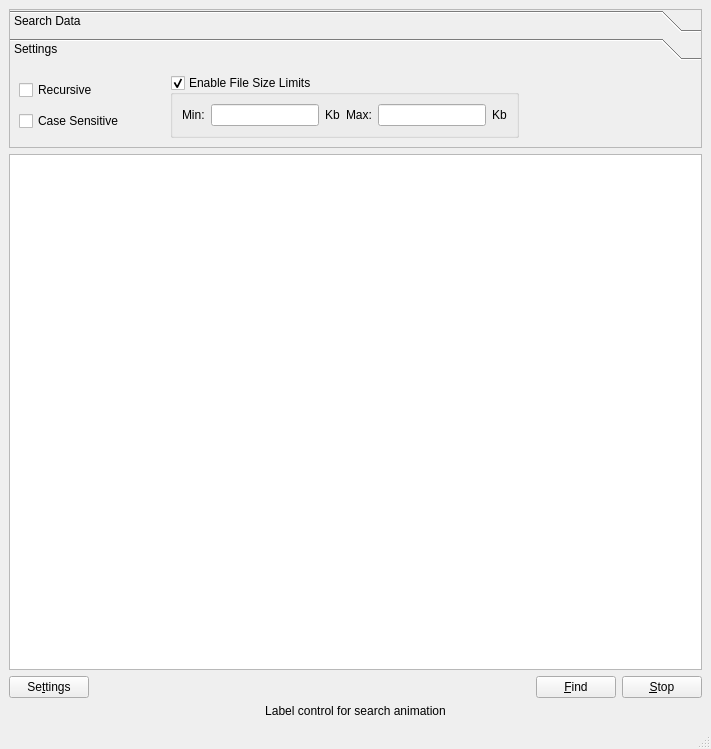
<?xml version="1.0" encoding="UTF-8"?>
<ui version="4.0">
 <class>SearchWindowBase</class>
 <widget class="QMainWindow" name="SearchWindowBase">
  <property name="geometry">
   <rect>
    <x>0</x>
    <y>0</y>
    <width>711</width>
    <height>749</height>
   </rect>
  </property>
  <property name="minimumSize">
   <size>
    <width>625</width>
    <height>0</height>
   </size>
  </property>
  <property name="windowTitle">
   <string>MainWindow</string>
  </property>
  <widget class="QWidget" name="centralwidget">
   <layout class="QVBoxLayout" name="verticalLayout_2">
    <item>
     <widget class="QToolBox" name="toolBox">
      <property name="sizePolicy">
       <sizepolicy hsizetype="Preferred" vsizetype="Fixed">
        <horstretch>0</horstretch>
        <verstretch>0</verstretch>
       </sizepolicy>
      </property>
      <property name="frameShape">
       <enum>QFrame::StyledPanel</enum>
      </property>
      <property name="frameShadow">
       <enum>QFrame::Raised</enum>
      </property>
      <property name="currentIndex">
       <number>1</number>
      </property>
      <widget class="QWidget" name="page">
       <property name="geometry">
        <rect>
         <x>0</x>
         <y>0</y>
         <width>691</width>
         <height>99</height>
        </rect>
       </property>
       <attribute name="label">
        <string>Search Data</string>
       </attribute>
       <layout class="QVBoxLayout">
        <item>
         <layout class="QHBoxLayout">
          <item>
           <layout class="QVBoxLayout">
            <item>
             <widget class="QLabel" name="label_3">
              <property name="sizePolicy">
               <sizepolicy hsizetype="Preferred" vsizetype="Preferred">
                <horstretch>0</horstretch>
                <verstretch>0</verstretch>
               </sizepolicy>
              </property>
              <property name="minimumSize">
               <size>
                <width>0</width>
                <height>0</height>
               </size>
              </property>
              <property name="text">
               <string>Masks:</string>
              </property>
             </widget>
            </item>
            <item>
             <widget class="QLabel" name="label">
              <property name="sizePolicy">
               <sizepolicy hsizetype="Preferred" vsizetype="Preferred">
                <horstretch>0</horstretch>
                <verstretch>0</verstretch>
               </sizepolicy>
              </property>
              <property name="minimumSize">
               <size>
                <width>0</width>
                <height>0</height>
               </size>
              </property>
              <property name="text">
               <string>Text:</string>
              </property>
             </widget>
            </item>
            <item>
             <widget class="QLabel" name="label_2">
              <property name="sizePolicy">
               <sizepolicy hsizetype="Preferred" vsizetype="Preferred">
                <horstretch>0</horstretch>
                <verstretch>0</verstretch>
               </sizepolicy>
              </property>
              <property name="minimumSize">
               <size>
                <width>0</width>
                <height>0</height>
               </size>
              </property>
              <property name="text">
               <string>Directory:</string>
              </property>
             </widget>
            </item>
           </layout>
          </item>
          <item>
           <layout class="QVBoxLayout">
            <item>
             <widget class="QComboBox" name="masksComboBox">
              <property name="sizePolicy">
               <sizepolicy hsizetype="Expanding" vsizetype="Fixed">
                <horstretch>0</horstretch>
                <verstretch>0</verstretch>
               </sizepolicy>
              </property>
              <property name="toolTip">
               <string>Example: *.doc; *.pdf; *.txt</string>
              </property>
              <property name="editable">
               <bool>true</bool>
              </property>
             </widget>
            </item>
            <item>
             <widget class="QComboBox" name="textComboBox">
              <property name="sizePolicy">
               <sizepolicy hsizetype="Expanding" vsizetype="Fixed">
                <horstretch>0</horstretch>
                <verstretch>0</verstretch>
               </sizepolicy>
              </property>
              <property name="toolTip">
               <string>Example: word &quot;sample phrase&quot;</string>
              </property>
              <property name="editable">
               <bool>true</bool>
              </property>
             </widget>
            </item>
            <item>
             <layout class="QHBoxLayout">
              <item>
               <widget class="QComboBox" name="directoryComboBox">
                <property name="sizePolicy">
                 <sizepolicy hsizetype="Expanding" vsizetype="Fixed">
                  <horstretch>0</horstretch>
                  <verstretch>0</verstretch>
                 </sizepolicy>
                </property>
                <property name="editable">
                 <bool>true</bool>
                </property>
               </widget>
              </item>
              <item>
               <widget class="QPushButton" name="browseButton">
                <property name="text">
                 <string>&amp;Browse...</string>
                </property>
               </widget>
              </item>
             </layout>
            </item>
           </layout>
          </item>
         </layout>
        </item>
       </layout>
      </widget>
      <widget class="QWidget" name="page_2">
       <property name="geometry">
        <rect>
         <x>0</x>
         <y>0</y>
         <width>691</width>
         <height>102</height>
        </rect>
       </property>
       <attribute name="label">
        <string>Settings</string>
       </attribute>
       <layout class="QHBoxLayout" name="horizontalLayout">
        <item>
         <layout class="QVBoxLayout" name="verticalLayout">
          <item>
           <widget class="QCheckBox" name="recursiveCheckBox">
            <property name="sizePolicy">
             <sizepolicy hsizetype="Fixed" vsizetype="Fixed">
              <horstretch>0</horstretch>
              <verstretch>0</verstretch>
             </sizepolicy>
            </property>
            <property name="text">
             <string>Recursive</string>
            </property>
           </widget>
          </item>
          <item>
           <widget class="QCheckBox" name="caseCheckBox">
            <property name="sizePolicy">
             <sizepolicy hsizetype="Fixed" vsizetype="Fixed">
              <horstretch>0</horstretch>
              <verstretch>0</verstretch>
             </sizepolicy>
            </property>
            <property name="text">
             <string>Case Sensitive</string>
            </property>
           </widget>
          </item>
         </layout>
        </item>
        <item>
         <spacer>
          <property name="orientation">
           <enum>Qt::Horizontal</enum>
          </property>
          <property name="sizeType">
           <enum>QSizePolicy::Fixed</enum>
          </property>
          <property name="sizeHint" stdset="0">
           <size>
            <width>40</width>
            <height>16</height>
           </size>
          </property>
         </spacer>
        </item>
        <item>
         <widget class="QGroupBox" name="groupBox">
          <property name="title">
           <string>Enable File Size Limits</string>
          </property>
          <property name="flat">
           <bool>false</bool>
          </property>
          <property name="checkable">
           <bool>true</bool>
          </property>
          <property name="checked">
           <bool>true</bool>
          </property>
          <layout class="QHBoxLayout" name="horizontalLayout_2">
           <item>
            <widget class="QLabel" name="label_10">
             <property name="sizePolicy">
              <sizepolicy hsizetype="Preferred" vsizetype="Preferred">
               <horstretch>0</horstretch>
               <verstretch>0</verstretch>
              </sizepolicy>
             </property>
             <property name="text">
              <string>Min:</string>
             </property>
            </widget>
           </item>
           <item>
            <widget class="QLineEdit" name="lineEdit_6">
             <property name="sizePolicy">
              <sizepolicy hsizetype="Fixed" vsizetype="Fixed">
               <horstretch>0</horstretch>
               <verstretch>0</verstretch>
              </sizepolicy>
             </property>
            </widget>
           </item>
           <item>
            <widget class="QLabel" name="label_4">
             <property name="text">
              <string>Kb</string>
             </property>
            </widget>
           </item>
           <item>
            <widget class="QLabel" name="label_9">
             <property name="text">
              <string>Max:</string>
             </property>
            </widget>
           </item>
           <item>
            <widget class="QLineEdit" name="lineEdit_5">
             <property name="sizePolicy">
              <sizepolicy hsizetype="Fixed" vsizetype="Fixed">
               <horstretch>0</horstretch>
               <verstretch>0</verstretch>
              </sizepolicy>
             </property>
            </widget>
           </item>
           <item>
            <widget class="QLabel" name="label_5">
             <property name="text">
              <string>Kb</string>
             </property>
            </widget>
           </item>
          </layout>
         </widget>
        </item>
        <item>
         <spacer>
          <property name="orientation">
           <enum>Qt::Horizontal</enum>
          </property>
          <property name="sizeHint" stdset="0">
           <size>
            <width>128</width>
            <height>20</height>
           </size>
          </property>
         </spacer>
        </item>
       </layout>
      </widget>
     </widget>
    </item>
    <item>
     <widget class="QFilesTable" name="filesTable"/>
    </item>
    <item>
     <layout class="QHBoxLayout">
      <item>
       <widget class="QPushButton" name="settingsButton">
        <property name="text">
         <string>Se&amp;ttings</string>
        </property>
       </widget>
      </item>
      <item>
       <spacer>
        <property name="orientation">
         <enum>Qt::Horizontal</enum>
        </property>
        <property name="sizeHint" stdset="0">
         <size>
          <width>40</width>
          <height>20</height>
         </size>
        </property>
       </spacer>
      </item>
      <item>
       <widget class="QPushButton" name="findButton">
        <property name="text">
         <string>&amp;Find</string>
        </property>
       </widget>
      </item>
      <item>
       <widget class="QPushButton" name="stopButton">
        <property name="text">
         <string>&amp;Stop</string>
        </property>
       </widget>
      </item>
     </layout>
    </item>
    <item>
     <widget class="QLabel" name="progressLabel">
      <property name="sizePolicy">
       <sizepolicy hsizetype="Expanding" vsizetype="Preferred">
        <horstretch>0</horstretch>
        <verstretch>0</verstretch>
       </sizepolicy>
      </property>
      <property name="autoFillBackground">
       <bool>false</bool>
      </property>
      <property name="frameShadow">
       <enum>QFrame::Plain</enum>
      </property>
      <property name="lineWidth">
       <number>1</number>
      </property>
      <property name="text">
       <string>Label control for search animation</string>
      </property>
      <property name="scaledContents">
       <bool>true</bool>
      </property>
      <property name="alignment">
       <set>Qt::AlignCenter</set>
      </property>
     </widget>
    </item>
   </layout>
  </widget>
  <widget class="QStatusBar" name="statusbar"/>
 </widget>
 <customwidgets>
  <customwidget>
   <class>QFilesTable</class>
   <extends>QTableWidget</extends>
   <header>qfilestable.h</header>
  </customwidget>
 </customwidgets>
 <resources/>
 <connections/>
</ui>
